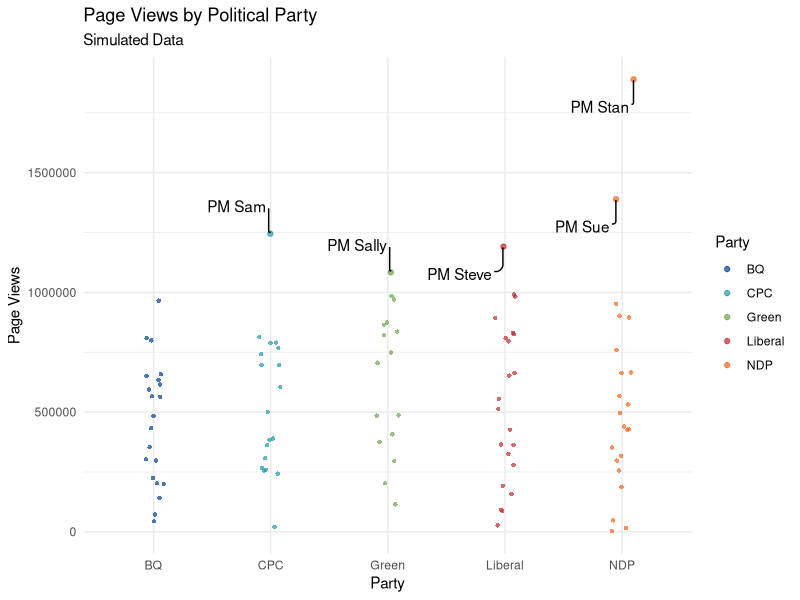
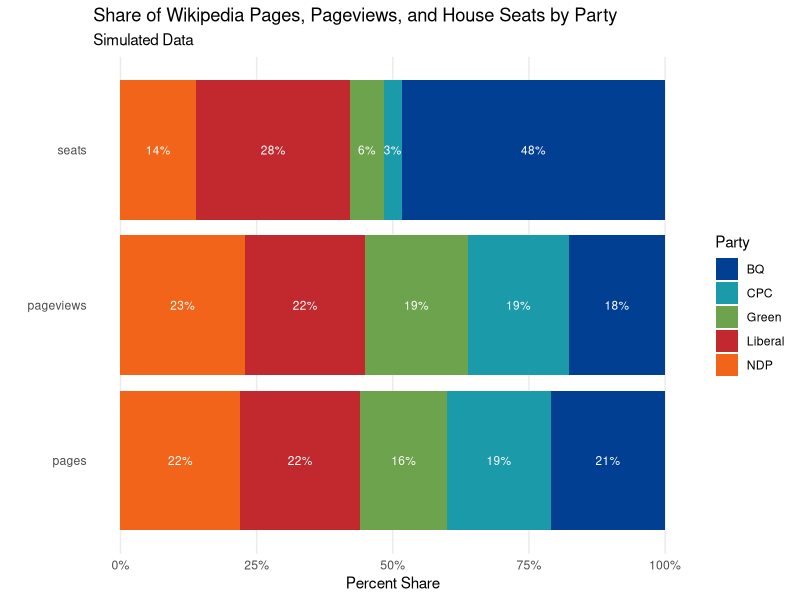

Reproduce these figures in R, in order.
# Set Up -----------------------------------------------------------------------
library(tidyverse)
library(dplyr)
library(ggplot2)         # Plot Making
library(ggrepel)         # Adding Point Labels
library(scales)          # For formatting plot axes

set.seed(1)

# Simulate Data ----------------------------------------------------------------

# Expected Variable Factors
parties <- c("NDP", "Liberal", "Green", "CPC", "BQ")
positions <- c("Other", "Minister", "Prime Minister", "Party Leader", "Minister")

# Set Simulation Parameters
sample_size <- 100
mean_birthyear <- 1900
sd_birthyear <- 40

# Simulate Data
df <-
  tibble(
    id = 1:sample_size,
    party = sample(x = parties, size = sample_size, replace = TRUE),
    position = sample(x = positions, size = sample_size, replace = TRUE),
    birthyear = rnorm(n = sample_size, mean = mean_birthyear, sd = sd_birthyear),
    page_views = sample(x = 0:1000000, size = sample_size, replace = TRUE)
  )

# Add Anticipated Prime Minister Outliers
pm_index <- sample(x = 1:sample_size, size = 5)
df$page_views[pm_index] <- df$page_views[pm_index] + 1000000
df$position[pm_index] <- "Prime Minister"

#  Produce Plots ---------------------------------------------------------------
# Map Political Parties to Appropriate Colors
party_colour = 
  c(
    "BQ" = "#003F91",
    "Green" = "#6DA34D",
    "CPC" = "#1B9AAA",
    "NDP" = "#F26419",
    "Liberal" = "#C1292E"
  )

# Assign Names to Prime Ministers (for labelling)
df_plot <- df
df_plot$id <- ""
pm_names <- c("PM Steve", "PM Sally", "PM Sue", "PM Stan", "PM Sam")
df_plot$id[pm_index] <- pm_names


# Plot of Page Views by Political Party (with PM Labels)
pos <- position_jitter(width = 0.1, seed = 1)

ggplot(data = df_plot, aes(x = party, y = page_views, label = id), position = pos) +
  
  # Plot Points
  geom_point(
    aes(
      colour = party, 
      stroke = if_else(id != "", 0.5, 0) # Provide PM's points with an Outline
      ), 
    alpha = 0.7, 
    position = pos
    ) +
  
  # Label Points Belonging to Prime Ministers
  geom_text_repel(
    position = pos,
    box.padding = 1,
    segment.curvature = 0.5,
    segment.ncp = 5,
    segment.angle = 90
  ) +
  
  # Plot Labels
  xlab("Party") +
  ylab("Page Views") +
  labs(
    title = "Page Views by Political Party",
    subtitle = "Simulated Data",
    colour = "Party"
    ) +
  
  # Set Theme and Color Scheme
  theme_minimal() +
  scale_color_manual(values = party_colour)

# Plot of Proportion of Page Views, Pages, and Actual Seats by Party -----------
# Summarize party page views and page counts
party_proportions <-
  df |>
  group_by(party) |>
  summarize(
    party_pages = n(),
    party_pageviews = sum(page_views)
  ) |>
  mutate(seats = sample(x = 1:100, size = 5))

# Convert party page views and page counts to proportions, add actual election data
party_percents <-
  party_proportions |>
  mutate(
    pages = party_pages/sum(party_pages),
    pageviews = party_pageviews/sum(party_pageviews),
    seats = seats/sum(seats)
  ) |>
  select(party, pages, pageviews, seats)

party_percents <-
  party_percents |>
  pivot_longer(!party, names_to = "type", values_to = "percent")

# Create plot
party_percents |>
  ggplot(aes(x = percent, y = type, fill = party)) +
  geom_bar(stat = "identity", position = "stack") +
  
  # Text Labels with help from:
  # https://stackoverflow.com/questions/34903368/how-to-center-stacked-percent-barchart-labels
  geom_text(
    aes(
      label = paste0(round(100*percent),"%"), 
      ), 
    size = 3,
    position = position_stack(vjust=0.5), 
    colour = "white"
    ) +
  
  # Set labels
  xlab("Percent Share") +
  ylab("") +
  labs(
    title = "Share of Wikipedia Pages, Pageviews, and House Seats by Party",
    subtitle = "Simulated Data",
    fill = "Party"
  ) +
  
  # Set scales
  scale_x_continuous(labels = percent_format()) +
  
  # Set Theme and Color Scheme
  theme_minimal() +
  theme(
    panel.grid.major.y = element_blank(),
    panel.grid.minor = element_blank()
  ) +
  scale_fill_manual(values = party_colour)
